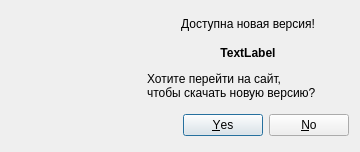
<?xml version="1.0" encoding="UTF-8"?>
<ui version="4.0">
 <class>DialogUpdate</class>
 <widget class="QDialog" name="DialogUpdate">
  <property name="geometry">
   <rect>
    <x>0</x>
    <y>0</y>
    <width>360</width>
    <height>150</height>
   </rect>
  </property>
  <property name="sizePolicy">
   <sizepolicy hsizetype="Fixed" vsizetype="Fixed">
    <horstretch>0</horstretch>
    <verstretch>0</verstretch>
   </sizepolicy>
  </property>
  <property name="windowTitle">
   <string>Dialog</string>
  </property>
  <layout class="QGridLayout" name="gridLayout">
   <item row="0" column="0" rowspan="4">
    <widget class="QLabel" name="label">
     <property name="sizePolicy">
      <sizepolicy hsizetype="Fixed" vsizetype="Fixed">
       <horstretch>0</horstretch>
       <verstretch>0</verstretch>
      </sizepolicy>
     </property>
     <property name="minimumSize">
      <size>
       <width>130</width>
       <height>130</height>
      </size>
     </property>
     <property name="maximumSize">
      <size>
       <width>130</width>
       <height>130</height>
      </size>
     </property>
     <property name="text">
      <string/>
     </property>
     <property name="pixmap">
      <pixmap resource="images.qrc">:/images/ecolor.png</pixmap>
     </property>
     <property name="scaledContents">
      <bool>true</bool>
     </property>
     <property name="margin">
      <number>5</number>
     </property>
    </widget>
   </item>
   <item row="3" column="1">
    <widget class="QDialogButtonBox" name="buttonBox">
     <property name="orientation">
      <enum>Qt::Horizontal</enum>
     </property>
     <property name="standardButtons">
      <set>QDialogButtonBox::No|QDialogButtonBox::Yes</set>
     </property>
    </widget>
   </item>
   <item row="1" column="1">
    <widget class="QLabel" name="labelVersion">
     <property name="sizePolicy">
      <sizepolicy hsizetype="Preferred" vsizetype="Fixed">
       <horstretch>0</horstretch>
       <verstretch>0</verstretch>
      </sizepolicy>
     </property>
     <property name="font">
      <font>
       <weight>75</weight>
       <bold>true</bold>
      </font>
     </property>
     <property name="text">
      <string>TextLabel</string>
     </property>
     <property name="alignment">
      <set>Qt::AlignCenter</set>
     </property>
     <property name="margin">
      <number>5</number>
     </property>
    </widget>
   </item>
   <item row="2" column="1">
    <widget class="QLabel" name="label_2">
     <property name="sizePolicy">
      <sizepolicy hsizetype="Preferred" vsizetype="Fixed">
       <horstretch>0</horstretch>
       <verstretch>0</verstretch>
      </sizepolicy>
     </property>
     <property name="text">
      <string>&lt;html&gt;&lt;head/&gt;&lt;body&gt;&lt;p&gt;Хотите перейти на сайт, &lt;br/&gt;чтобы скачать новую версию?&lt;/p&gt;&lt;/body&gt;&lt;/html&gt;</string>
     </property>
     <property name="margin">
      <number>5</number>
     </property>
    </widget>
   </item>
   <item row="0" column="1">
    <widget class="QLabel" name="label_3">
     <property name="sizePolicy">
      <sizepolicy hsizetype="Preferred" vsizetype="Fixed">
       <horstretch>0</horstretch>
       <verstretch>0</verstretch>
      </sizepolicy>
     </property>
     <property name="text">
      <string>Доступна новая версия!</string>
     </property>
     <property name="alignment">
      <set>Qt::AlignCenter</set>
     </property>
     <property name="margin">
      <number>5</number>
     </property>
    </widget>
   </item>
  </layout>
 </widget>
 <resources>
  <include location="images.qrc"/>
 </resources>
 <connections/>
</ui>
